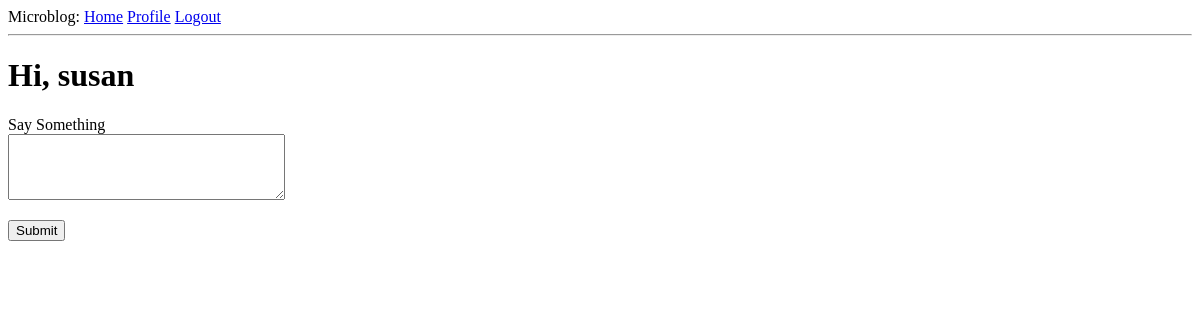
Before: /index (signed in) with the older database file.
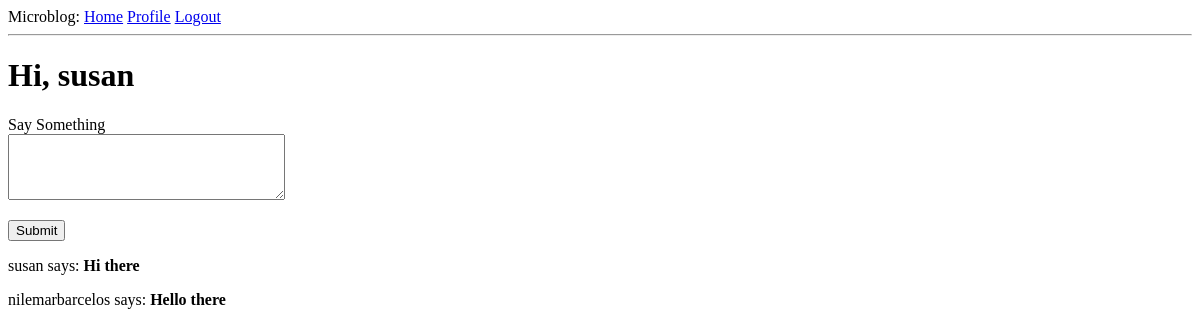
After: the same page with the newer database file.
### app/models.py (models this page shows, shortened)
class Post(db.Model):
    id = db.Column(db.Integer, primary_key=True)
    body = db.Column(db.String(140))
    timestamp = db.Column(db.DateTime, index=True, default=datetime.utcnow)
    user_id = db.Column(db.Integer, db.ForeignKey('user.id'))

class User(UserMixin, db.Model):
    id = db.Column(db.Integer, primary_key=True)
    username = db.Column(db.String(64), index=True, unique=True)
    email = db.Column(db.String(120), index=True, unique=True)
    password_hash = db.Column(db.String(128))
    posts = db.relationship('Post', backref='author', lazy='dynamic')
    about_me = db.Column(db.String(140))
    last_seen = db.Column(db.DateTime, default=datetime.utcnow)
    followed = db.relationship(
        'User', secondary=followers,
        primaryjoin=(followers.c.follower_id == id),
        secondaryjoin=(followers.c.followed_id == id),
        backref=db.backref('followers', lazy='dynamic'), lazy='dynamic'
    )
    def followed_posts(self):
        followed = Post.query.join(followers, (followers.c.followed_id == Post.user_id)).filter(
            followers.c.follower_id == self.id)
        own = Post.query.filter_by(user_id=self.id)
        return followed.union(own).order_by(Post.timestamp.desc())

### app/routes.py (the view)
@app.route('/', methods=['GET', 'POST'])
@app.route('/index', methods=['GET', 'POST'])
@login_required
def index():
    form = PostForm()
    if form.validate_on_submit():
        post = Post(body=form.post.data, author=current_user)
        db.session.add(post)
        db.session.commit()
        flash('Your post is now live!')
        return redirect(url_for('index'))
    posts = current_user.followed_posts().all()
    return render_template("index.html", title='Home Page', form=form, posts=posts)

### app/forms.py
class PostForm(FlaskForm):
    post = TextAreaField('Say Something', validators=[DataRequired(), Length(min=1, max=140)])
    submit = SubmitField('Submit')

### app/models.py (called while the page is built)
@login.user_loader
def load_user(id):
    return User.query.get(int(id))

### app/routes.py (called while the page is built)
@app.before_request
def before_request():
    if current_user.is_authenticated:
        current_user.last_seen = datetime.utcnow()
        db.session.commit()

### app/templates/index.html (shortened to what this page needs)
{% extends 'base.html' %}
{% block content %}
    <h1>Hi, {{ current_user.username }}</h1>
    <form action="" method="post">
        <p>
            {{ form.post.label }}<br/>
            {{ form.post(cols=32, rows=4) }}<br/>
        </p>
        <p>{{ form.submit() }}</p>
    </form>
    {% for post in posts %}
        <p>{{ post.author.username }} says: <b>{{ post.body }}</b></p>
    {% endfor %}
{% endblock %}

Changed rows visible on the page:
added Post: author.username "susan", body "Hi there"
added Post: author.username "nilemarbarcelos", body "Hello there"
